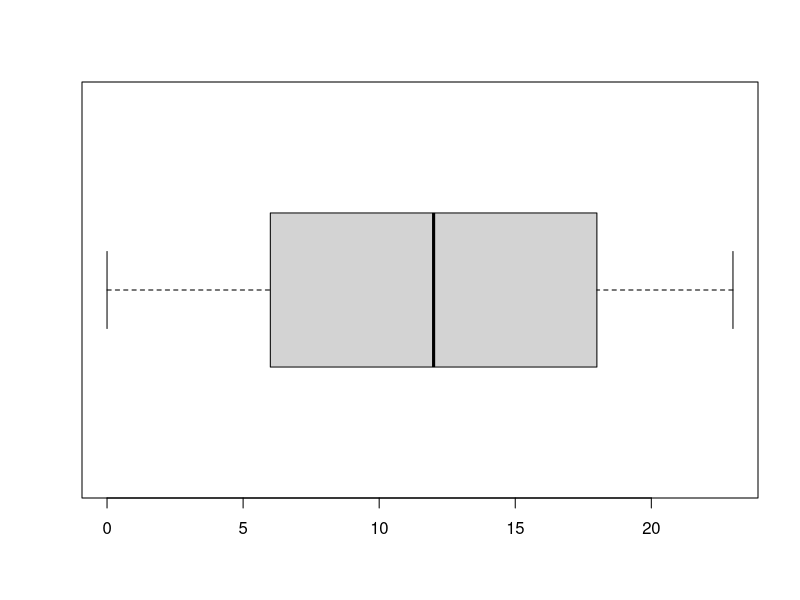
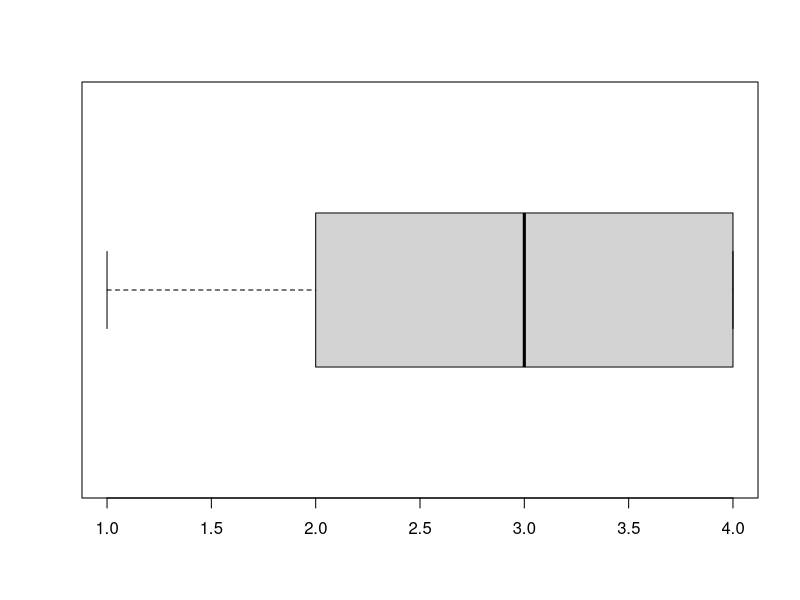
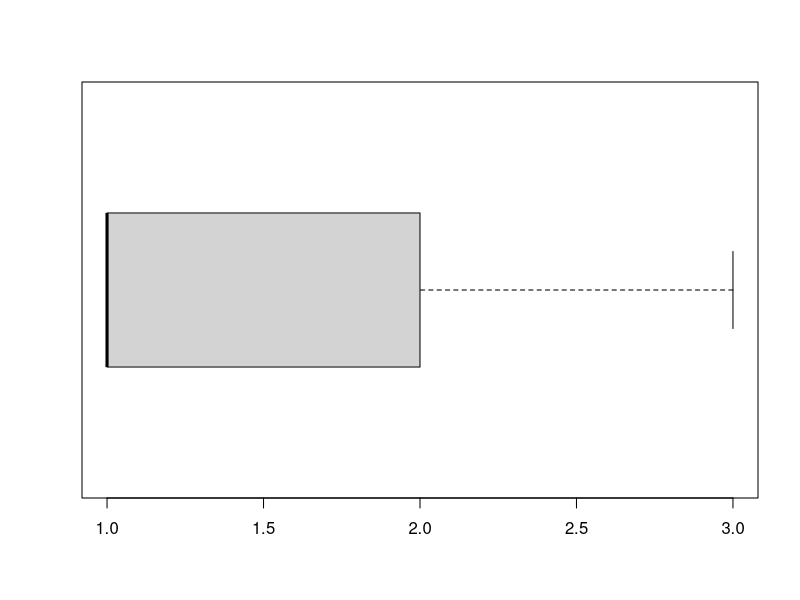
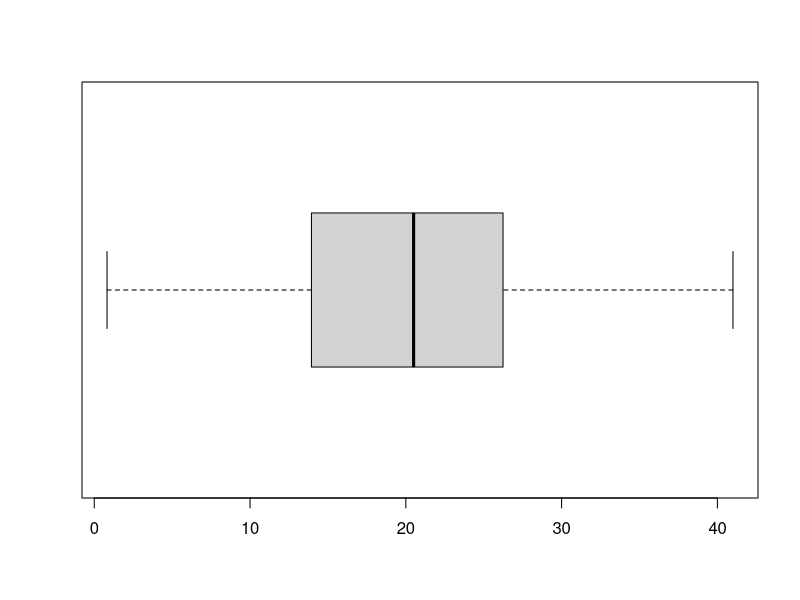
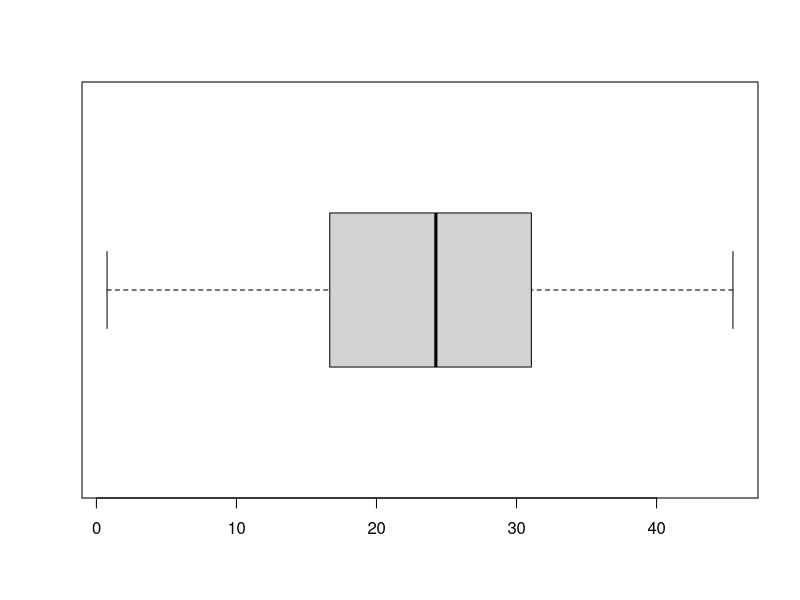
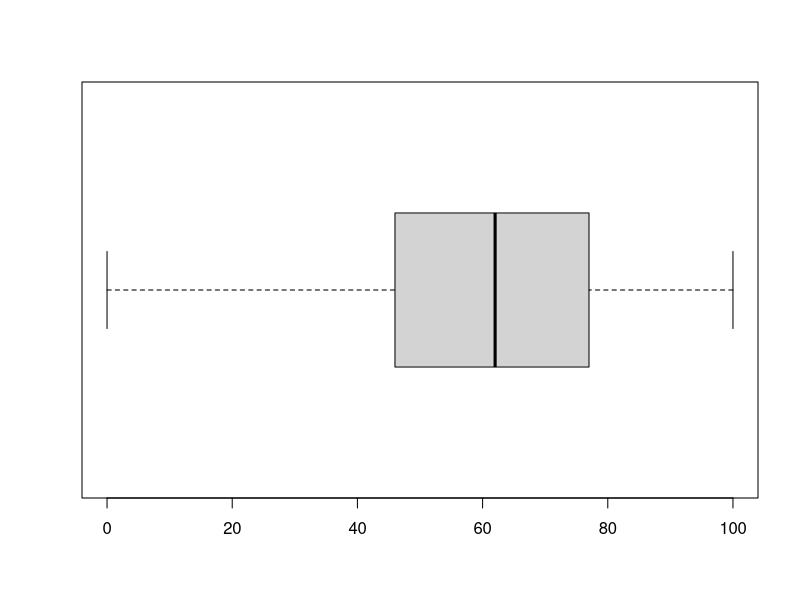
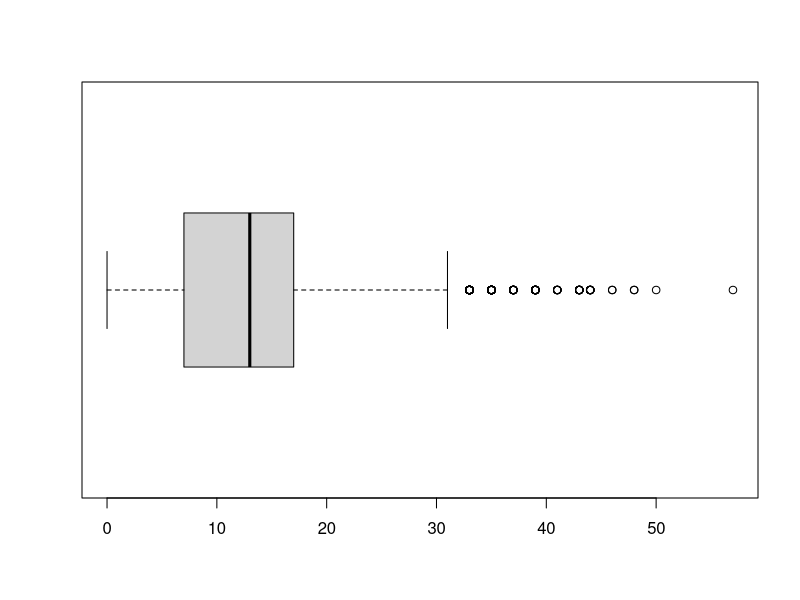
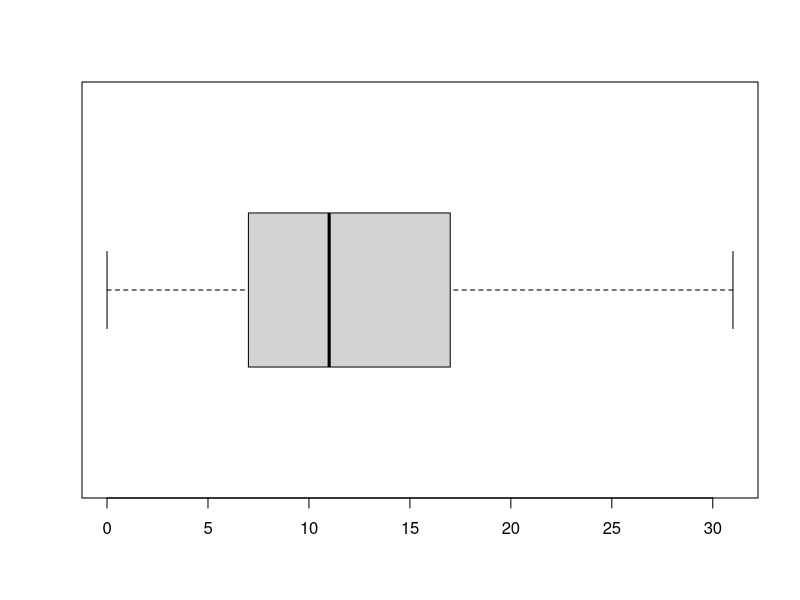

These charts were generated, in order, by the following R code:
## ---- chunk 1
library(tidyverse)
## ---- chunk 2
bikes <- read.csv("data/train.csv")
head(bikes)
colnames(bikes)
dim(bikes)
## ---- chunk 3
bikes <- read.table("data/train.csv", na.strings="", header=TRUE, sep=";", dec=".")
names(bikes)[12] <- "num_bikes"
head(bikes)
colnames(bikes)
dim(bikes)
summary(bikes)
## ---- chunk 4
bikes %>%
  group_by(hour) %>% 
  count()
bikes %>%
  group_by(season) %>% 
  count()
## ---- chunk 5
  bikes %>%
  group_by(hour) %>%
  summarize(total_bikes = sum(num_bikes))
  bikes %>%
  group_by(season) %>%
  summarize(total_bikes = sum(num_bikes))
## ---- chunk 6

## ---- chunk 7

## ---- chunk 8
# Preprocesamiento 1. Valores perdidos y Filas duplicadas

# Búsqueda de valores NA
bikes <- bikes %>%
  filter(complete.cases(bikes))
## ---- chunk 9
# Preprocesamiento 2. Detección y eliminación de outliers
str(bikes)
head(bikes)
## ---- chunk 10
# Outliers: hour
boxplot(bikes$hour, horizontal = TRUE)
boxplot.stats(bikes$hour)
## ---- chunk 11
# Outliers: season
boxplot(bikes$season, horizontal = TRUE)
boxplot.stats(bikes$season)
## ---- chunk 12
# Outliers: weather
boxplot(bikes$weather, horizontal = TRUE)
boxplot.stats(bikes$weather)
## ---- chunk 13
# Outliers: temp
boxplot(bikes$temp, horizontal = TRUE)
boxplot.stats(bikes$temp)
## ---- chunk 14
# Outliers: atemp
boxplot(bikes$atemp, horizontal = TRUE)
boxplot.stats(bikes$atemp)
## ---- chunk 15
# Outliers: humidity
boxplot(bikes$humidity, horizontal = TRUE)
boxplot.stats(bikes$humidity)
## ---- chunk 16
# Outliers: windspeed
boxplot(bikes$windspeed, horizontal = TRUE)
boxplot.stats(bikes$windspeed)
## ---- chunk 17
# Outliers en windspeed por encima de 32 km/h
outlier_min <- min(boxplot.stats(bikes$windspeed)$out)

bikes_without_liers <- bikes$windspeed[bikes$windspeed < outlier_min]

# Comprobación
boxplot(bikes_without_liers, horizontal = TRUE)
boxplot.stats(bikes_without_liers)

# Filtrado de dataframe
bikes_train_set <- filter(bikes, bikes$windspeed < outlier_min)

str(bikes_train_set)
head(bikes_train_set)
## ---- chunk 18
summary(bikes_train_set)
## ---- chunk 19
library(ggplot2)
## ---- chunk 20
# So, now...what do we looking for?
## ---- chunk 21
bikes_by_hour <- bikes_train_set %>%
  group_by(hour) %>%
  summarise(total_bikes = sum(num_bikes))

ggplot(bikes_by_hour, aes(x = hour, y = total_bikes)) +
  geom_bar(stat = "identity")
